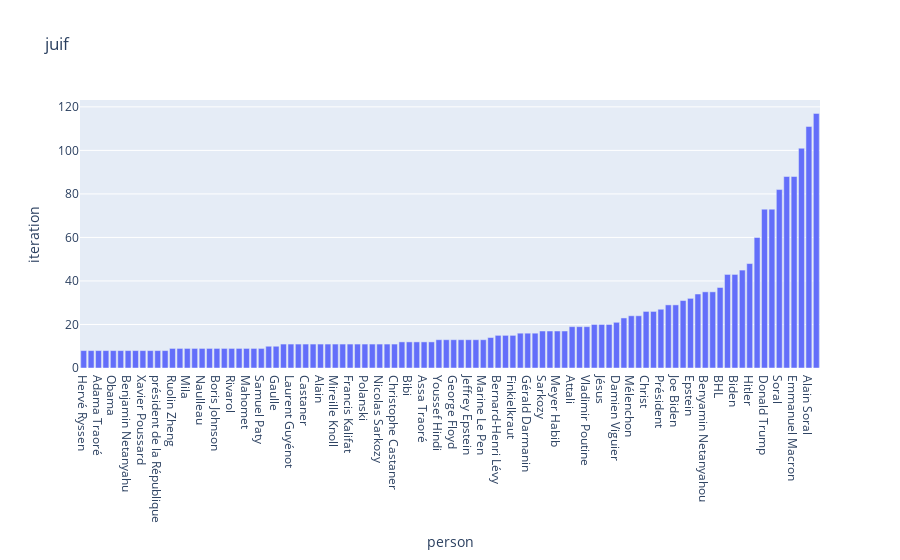

Here is the notebook cell this chart was saved with:
### Code cell
pickedKeyword = "juif"

showLinkedPeople(corpusFiles, pickedKeyword, 100)

### Figure 1 — Plotly figure (JSON) as saved in the notebook; plotly's stock layout.template omitted (floating-point values rounded to 4 significant figures)
{"data": [{"alignmentgroup": "True", "hovertemplate": "person=%{x}<br>iteration=%{y}<extra></extra>", "legendgroup": "", "marker": {"color": "#636efa", "pattern": {"shape": ""}}, "name": "", "offsetgroup": "", "orientation": "v", "showlegend": false, "textposition": "auto", "type": "bar", "x": ["Hervé Ryssen", "Onfray", "Adama Traoré", "Staline", "Obama", "Marx", "Benjamin Netanyahu", "Brigitte Macron", "Xavier Poussard", "Mahmoud Abbas", "président de la République", "Nasrallah", "Ruolin Zheng", "Raoult", "Mila", "Adama", "Naulleau", "Lévy", "Boris Johnson", "Cyril Hanouna", "Rivarol", "Marianne", "Mahomet", "Valls", "Samuel Paty", "Traoré", "Gaulle", "George Soros", "Laurent Guyénot", "Bill Gates", "Castaner", "Mike Pompeo", "Alain", "Jacques Chirac", "Mireille Knoll", "César", "Francis Kalifat", "François", "Polanski", "Erdogan", "Nicolas Sarkozy", "Pétain", "Christophe Castaner", "Benny Gantz", "Bibi", "Covid", "Assa Traoré", "Allah", "Youssef Hindi", "Soros", "George Floyd", "Michel Onfray", "Jeffrey Epstein", "Moix", "Marine Le Pen", "Anne Hidalgo", "Bernard-Henri Lévy", "Mitterrand", "Finkielkraut", "Jean-Marie Le Pen", "Gérald Darmanin", "Jacques Attali", "Sarkozy", "Yann Moix", "Meyer Habib", "Kobili Traoré", "Attali", "Eric Zemmour", "Vladimir Poutine", "président Trump", "Jésus", "Manuel Valls", "Damien Viguier", "Jean-Luc Mélenchon", "Mélenchon", "Washington", "Christ", "Pen", "Président", "Premier ministre", "Joe Biden", "Netanyahu", "Epstein", "Alain Finkielkraut", "Benyamin Netanyahou", "Sarah Halimi", "BHL", "Poutine", "Biden", "Netanyahou", "Hitler", "Dieudonné", "Donald Trump", "Éric Zemmour", "Soral", "Zemmour", "Emmanuel Macron", "Macron", "Alain Soral", "Trump"], "xaxis": "x", "y": [8, 8, 8, 8, 8, 8, 8, 8, 8, 8, 8, 8, 9, 9, 9, 9, 9, 9, 9, 9, 9, 9, 9, 9, 9, 10, 10, 11, 11, 11, 11, 11, 11, 11, 11, 11, 11, 11, 11, 11, 11, 11, 11, 12, 12, 12, 12, 12, 13, 13, 13, 13, 13, 13, 13, 14, 15, 15, 15, 16, 16, 16, 17, 17, 17, 17, 19, 19, 19, 20, 20, 20, 21, 23, 24, 24, 26, 26, 27, 29, 29, 31, 32, 34, 35, 35, 37, 43, 43, 45, 48, 60, 73, 73, 82, 88, 88, 101, 111, 117], "yaxis": "y"}], "layout": {"barmode": "relative", "legend": {"tracegroupgap": 0}, "title": {"text": "juif"}, "xaxis": {"anchor": "y", "domain": [0, 1], "title": {"text": "person"}}, "yaxis": {"anchor": "x", "domain": [0, 1], "title": {"text": "iteration"}}}}
